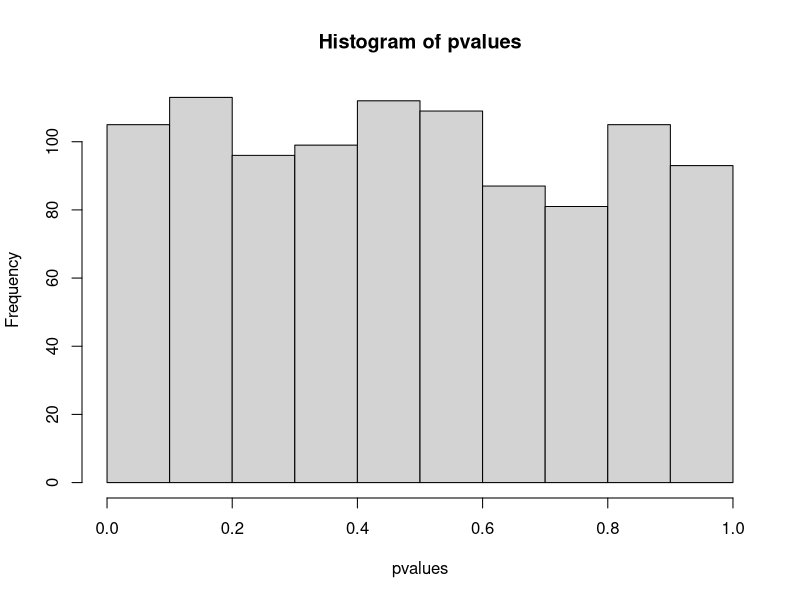

The R script that drew this image:
#Practical 4 - Exercise 1 - binomial.R
#sfujita2, cchen217, vsakuls1

#Code samples 1000 values from a binomial distribution,
#computes p-values and plots a histogram of the p-values.
#It shows that p-values under the null are uniformly distributed.
#The code should output an image file of the histogram.

set.seed(101) #pseudo random number generator seed to 101
numbers  = rbinom(1000,500,0.5) #N = 1000, n = 500, p = 0.5

pvalues = (1-pbinom(numbers, 500, 0.5)) #calculate p-values

png(file='PvalueHistogram.png')
hist(pvalues) #add freq = false to get density for y-axis

dev.off()